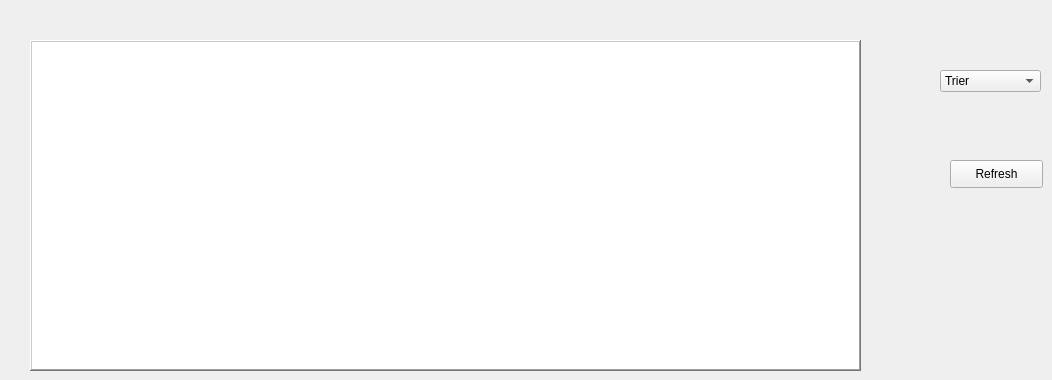
      <widget class="QWidget" name="tab_2">
       <attribute name="title">
        <string>Afficher Client</string>
       </attribute>
       <widget class="QTableView" name="tableClient">
        <property name="geometry">
         <rect>
          <x>30</x>
          <y>40</y>
          <width>831</width>
          <height>331</height>
         </rect>
        </property>
        <property name="frameShape">
         <enum>QFrame::WinPanel</enum>
        </property>
        <property name="frameShadow">
         <enum>QFrame::Raised</enum>
        </property>
        <property name="gridStyle">
         <enum>Qt::CustomDashLine</enum>
        </property>
       </widget>
       <widget class="QComboBox" name="comboBox_trier">
        <property name="geometry">
         <rect>
          <x>940</x>
          <y>70</y>
          <width>101</width>
          <height>22</height>
         </rect>
        </property>
        <item>
         <property name="text">
          <string>Trier</string>
         </property>
        </item>
        <item>
         <property name="text">
          <string>Id_Client</string>
         </property>
        </item>
        <item>
         <property name="text">
          <string>Poids</string>
         </property>
        </item>
        <item>
         <property name="text">
          <string>taille</string>
         </property>
        </item>
        <item>
         <property name="text">
          <string>age</string>
         </property>
        </item>
        <item>
         <property name="text">
          <string>gender</string>
         </property>
        </item>
       </widget>
       <widget class="QPushButton" name="Refresh_Client">
        <property name="geometry">
         <rect>
          <x>950</x>
          <y>160</y>
          <width>93</width>
          <height>28</height>
         </rect>
        </property>
        <property name="text">
         <string>Refresh</string>
        </property>
       </widget>
      </widget>
